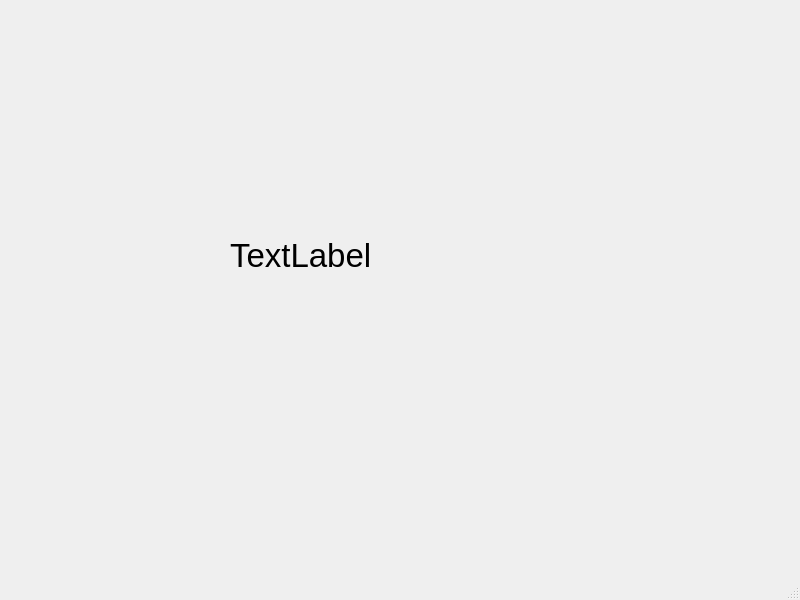
<?xml version="1.0" encoding="UTF-8"?>
<ui version="4.0">
 <class>MainWindow</class>
 <widget class="QMainWindow" name="MainWindow">
  <property name="geometry">
   <rect>
    <x>0</x>
    <y>0</y>
    <width>800</width>
    <height>600</height>
   </rect>
  </property>
  <property name="windowTitle">
   <string>MainWindow</string>
  </property>
  <widget class="QWidget" name="centralwidget">
   <widget class="QLabel" name="label">
    <property name="geometry">
     <rect>
      <x>230</x>
      <y>190</y>
      <width>251</width>
      <height>131</height>
     </rect>
    </property>
    <property name="font">
     <font>
      <pointsize>25</pointsize>
     </font>
    </property>
    <property name="text">
     <string>TextLabel</string>
    </property>
   </widget>
  </widget>
  <widget class="QMenuBar" name="menubar">
   <property name="geometry">
    <rect>
     <x>0</x>
     <y>0</y>
     <width>800</width>
     <height>22</height>
    </rect>
   </property>
  </widget>
  <widget class="QStatusBar" name="statusbar"/>
 </widget>
 <resources/>
 <connections/>
</ui>
